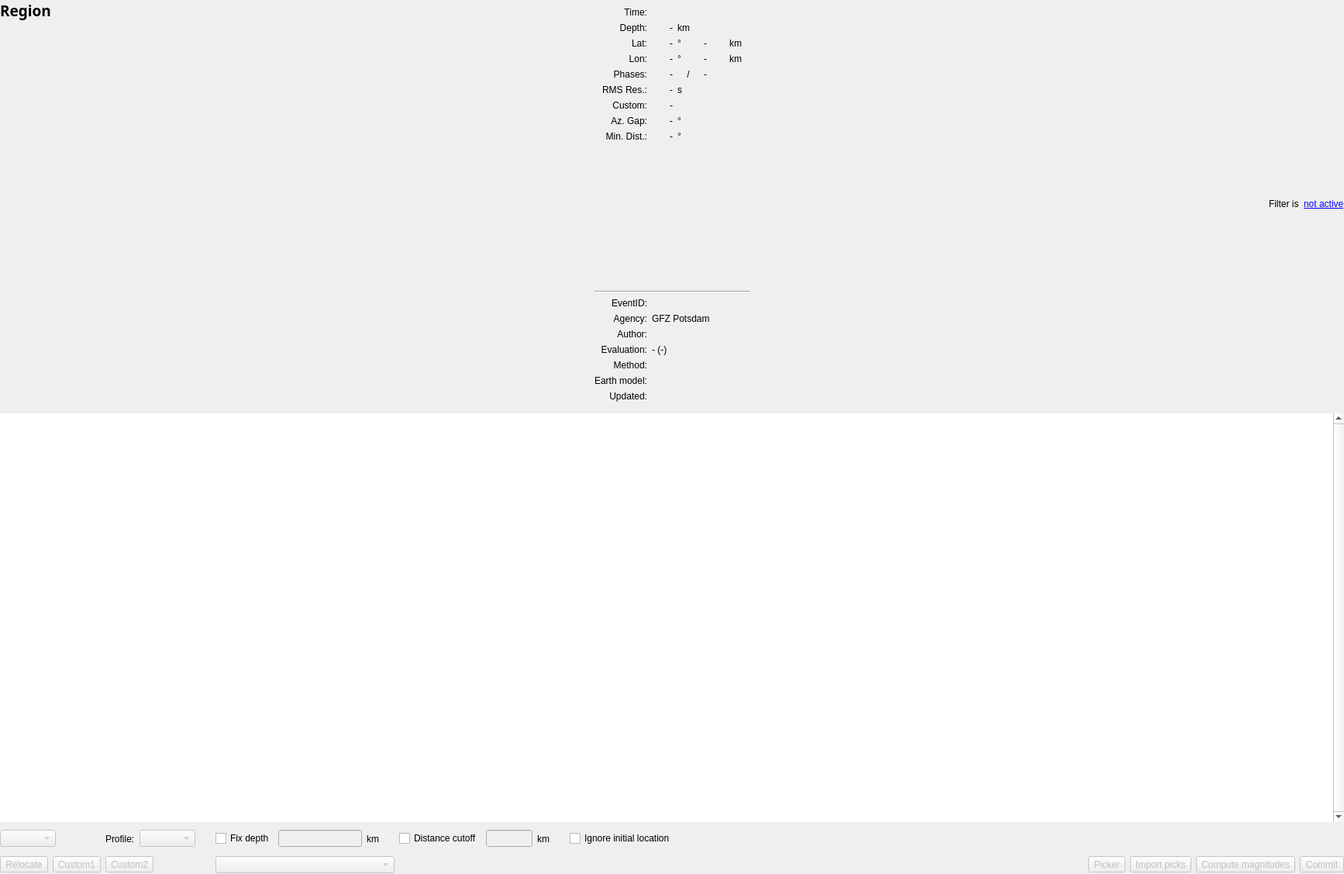
<ui version="4.0" >
 <author></author>
 <comment></comment>
 <exportmacro></exportmacro>
 <class>OriginLocatorView</class>
 <widget class="QWidget" name="OriginLocatorView" >
  <property name="geometry" >
   <rect>
    <x>0</x>
    <y>0</y>
    <width>1734</width>
    <height>1127</height>
   </rect>
  </property>
  <property name="sizePolicy" >
   <sizepolicy>
    <hsizetype>5</hsizetype>
    <vsizetype>5</vsizetype>
    <horstretch>0</horstretch>
    <verstretch>0</verstretch>
   </sizepolicy>
  </property>
  <property name="windowTitle" >
   <string>OriginLocatorView</string>
  </property>
  <layout class="QVBoxLayout" >
   <property name="margin" >
    <number>0</number>
   </property>
   <property name="spacing" >
    <number>6</number>
   </property>
   <item>
    <layout class="QHBoxLayout" >
     <property name="margin" >
      <number>0</number>
     </property>
     <property name="spacing" >
      <number>6</number>
     </property>
     <item>
      <widget class="QFrame" name="groupSummary" >
       <property name="sizePolicy" >
        <sizepolicy>
         <hsizetype>5</hsizetype>
         <vsizetype>5</vsizetype>
         <horstretch>2</horstretch>
         <verstretch>0</verstretch>
        </sizepolicy>
       </property>
       <property name="frameShape" >
        <enum>QFrame::NoFrame</enum>
       </property>
       <property name="frameShadow" >
        <enum>QFrame::Plain</enum>
       </property>
       <layout class="QVBoxLayout" >
        <property name="margin" >
         <number>0</number>
        </property>
        <property name="spacing" >
         <number>4</number>
        </property>
        <item>
         <widget class="QLabel" name="labelRegion" >
          <property name="sizePolicy" >
           <sizepolicy>
            <hsizetype>13</hsizetype>
            <vsizetype>4</vsizetype>
            <horstretch>0</horstretch>
            <verstretch>0</verstretch>
           </sizepolicy>
          </property>
          <property name="font" >
           <font>
            <family>Sans Serif</family>
            <pointsize>14</pointsize>
            <weight>75</weight>
            <italic>false</italic>
            <bold>true</bold>
            <underline>false</underline>
            <strikeout>false</strikeout>
           </font>
          </property>
          <property name="frameShape" >
           <enum>QFrame::NoFrame</enum>
          </property>
          <property name="text" >
           <string>Region</string>
          </property>
         </widget>
        </item>
        <item>
         <widget class="QFrame" name="frameMap" >
          <property name="sizePolicy" >
           <sizepolicy>
            <hsizetype>1</hsizetype>
            <vsizetype>7</vsizetype>
            <horstretch>1</horstretch>
            <verstretch>0</verstretch>
           </sizepolicy>
          </property>
          <property name="minimumSize" >
           <size>
            <width>120</width>
            <height>200</height>
           </size>
          </property>
          <property name="maximumSize" >
           <size>
            <width>2000</width>
            <height>2000</height>
           </size>
          </property>
          <property name="palette" >
           <palette>
            <active>
             <color>
              <red>0</red>
              <green>0</green>
              <blue>0</blue>
             </color>
             <color>
              <red>221</red>
              <green>223</green>
              <blue>228</blue>
             </color>
             <color>
              <red>255</red>
              <green>255</green>
              <blue>255</blue>
             </color>
             <color>
              <red>255</red>
              <green>255</green>
              <blue>255</blue>
             </color>
             <color>
              <red>85</red>
              <green>85</green>
              <blue>85</blue>
             </color>
             <color>
              <red>199</red>
              <green>199</green>
              <blue>199</blue>
             </color>
             <color>
              <red>0</red>
              <green>0</green>
              <blue>0</blue>
             </color>
             <color>
              <red>255</red>
              <green>255</green>
              <blue>255</blue>
             </color>
             <color>
              <red>0</red>
              <green>0</green>
              <blue>0</blue>
             </color>
             <color>
              <red>255</red>
              <green>255</green>
              <blue>255</blue>
             </color>
             <color>
              <red>239</red>
              <green>239</green>
              <blue>239</blue>
             </color>
             <color>
              <red>0</red>
              <green>0</green>
              <blue>0</blue>
             </color>
             <color>
              <red>103</red>
              <green>141</green>
              <blue>178</blue>
             </color>
             <color>
              <red>255</red>
              <green>255</green>
              <blue>255</blue>
             </color>
             <color>
              <red>0</red>
              <green>0</green>
              <blue>238</blue>
             </color>
             <color>
              <red>82</red>
              <green>24</green>
              <blue>139</blue>
             </color>
             <color>
              <red>232</red>
              <green>232</green>
              <blue>232</blue>
             </color>
            </active>
            <inactive>
             <color>
              <red>0</red>
              <green>0</green>
              <blue>0</blue>
             </color>
             <color>
              <red>221</red>
              <green>223</green>
              <blue>228</blue>
             </color>
             <color>
              <red>255</red>
              <green>255</green>
              <blue>255</blue>
             </color>
             <color>
              <red>255</red>
              <green>255</green>
              <blue>255</blue>
             </color>
             <color>
              <red>85</red>
              <green>85</green>
              <blue>85</blue>
             </color>
             <color>
              <red>199</red>
              <green>199</green>
              <blue>199</blue>
             </color>
             <color>
              <red>0</red>
              <green>0</green>
              <blue>0</blue>
             </color>
             <color>
              <red>255</red>
              <green>255</green>
              <blue>255</blue>
             </color>
             <color>
              <red>0</red>
              <green>0</green>
              <blue>0</blue>
             </color>
             <color>
              <red>255</red>
              <green>255</green>
              <blue>255</blue>
             </color>
             <color>
              <red>239</red>
              <green>239</green>
              <blue>239</blue>
             </color>
             <color>
              <red>0</red>
              <green>0</green>
              <blue>0</blue>
             </color>
             <color>
              <red>103</red>
              <green>141</green>
              <blue>178</blue>
             </color>
             <color>
              <red>255</red>
              <green>255</green>
              <blue>255</blue>
             </color>
             <color>
              <red>0</red>
              <green>0</green>
              <blue>238</blue>
             </color>
             <color>
              <red>82</red>
              <green>24</green>
              <blue>139</blue>
             </color>
             <color>
              <red>232</red>
              <green>232</green>
              <blue>232</blue>
             </color>
            </inactive>
            <disabled>
             <color>
              <red>128</red>
              <green>128</green>
              <blue>128</blue>
             </color>
             <color>
              <red>221</red>
              <green>223</green>
              <blue>228</blue>
             </color>
             <color>
              <red>255</red>
              <green>255</green>
              <blue>255</blue>
             </color>
             <color>
              <red>255</red>
              <green>255</green>
              <blue>255</blue>
             </color>
             <color>
              <red>85</red>
              <green>85</green>
              <blue>85</blue>
             </color>
             <color>
              <red>199</red>
              <green>199</green>
              <blue>199</blue>
             </color>
             <color>
              <red>199</red>
              <green>199</green>
              <blue>199</blue>
             </color>
             <color>
              <red>255</red>
              <green>255</green>
              <blue>255</blue>
             </color>
             <color>
              <red>128</red>
              <green>128</green>
              <blue>128</blue>
             </color>
             <color>
              <red>239</red>
              <green>239</green>
              <blue>239</blue>
             </color>
             <color>
              <red>239</red>
              <green>239</green>
              <blue>239</blue>
             </color>
             <color>
              <red>0</red>
              <green>0</green>
              <blue>0</blue>
             </color>
             <color>
              <red>86</red>
              <green>117</green>
              <blue>148</blue>
             </color>
             <color>
              <red>255</red>
              <green>255</green>
              <blue>255</blue>
             </color>
             <color>
              <red>0</red>
              <green>0</green>
              <blue>238</blue>
             </color>
             <color>
              <red>82</red>
              <green>24</green>
              <blue>139</blue>
             </color>
             <color>
              <red>232</red>
              <green>232</green>
              <blue>232</blue>
             </color>
            </disabled>
           </palette>
          </property>
          <property name="frameShape" >
           <enum>QFrame::NoFrame</enum>
          </property>
          <property name="frameShadow" >
           <enum>QFrame::Plain</enum>
          </property>
         </widget>
        </item>
       </layout>
      </widget>
     </item>
     <item>
      <widget class="QFrame" name="groupBox" >
       <property name="sizePolicy" >
        <sizepolicy>
         <hsizetype>4</hsizetype>
         <vsizetype>5</vsizetype>
         <horstretch>1</horstretch>
         <verstretch>0</verstretch>
        </sizepolicy>
       </property>
       <layout class="QGridLayout" >
        <property name="margin" >
         <number>9</number>
        </property>
        <property name="spacing" >
         <number>6</number>
        </property>
        <item row="4" column="1" >
         <widget class="QLabel" name="labelNumPhases" >
          <property name="text" >
           <string>-</string>
          </property>
          <property name="alignment" >
           <set>Qt::AlignRight|Qt::AlignTrailing|Qt::AlignVCenter</set>
          </property>
         </widget>
        </item>
        <item row="12" column="1" colspan="4" >
         <widget class="QLabel" name="labelAgency" >
          <property name="sizePolicy" >
           <sizepolicy>
            <hsizetype>13</hsizetype>
            <vsizetype>5</vsizetype>
            <horstretch>0</horstretch>
            <verstretch>0</verstretch>
           </sizepolicy>
          </property>
          <property name="text" >
           <string>GFZ Potsdam</string>
          </property>
         </widget>
        </item>
        <item row="8" column="2" >
         <widget class="QLabel" name="labelMinDistUnit" >
          <property name="text" >
           <string>°</string>
          </property>
         </widget>
        </item>
        <item row="1" column="1" >
         <widget class="QLabel" name="labelDepth" >
          <property name="text" >
           <string>-</string>
          </property>
          <property name="alignment" >
           <set>Qt::AlignRight|Qt::AlignTrailing|Qt::AlignVCenter</set>
          </property>
         </widget>
        </item>
        <item row="5" column="2" >
         <widget class="QLabel" name="labelStdErrorUnit" >
          <property name="text" >
           <string>s</string>
          </property>
         </widget>
        </item>
        <item row="11" column="0" >
         <widget class="QLabel" name="lbEventID" >
          <property name="text" >
           <string>EventID:</string>
          </property>
          <property name="alignment" >
           <set>Qt::AlignRight|Qt::AlignTrailing|Qt::AlignVCenter</set>
          </property>
         </widget>
        </item>
        <item row="2" column="4" >
         <widget class="QLabel" name="labelLatitudeErrorUnit" >
          <property name="text" >
           <string>km</string>
          </property>
         </widget>
        </item>
        <item row="2" column="3" >
         <widget class="QLabel" name="labelLatitudeError" >
          <property name="text" >
           <string>-</string>
          </property>
          <property name="alignment" >
           <set>Qt::AlignLeading|Qt::AlignLeft|Qt::AlignVCenter</set>
          </property>
         </widget>
        </item>
        <item row="5" column="0" >
         <widget class="QLabel" name="label_13" >
          <property name="text" >
           <string>RMS Res.:</string>
          </property>
          <property name="alignment" >
           <set>Qt::AlignRight|Qt::AlignTrailing|Qt::AlignVCenter</set>
          </property>
         </widget>
        </item>
        <item row="3" column="1" >
         <widget class="QLabel" name="labelLongitude" >
          <property name="text" >
           <string>-</string>
          </property>
          <property name="alignment" >
           <set>Qt::AlignRight|Qt::AlignTrailing|Qt::AlignVCenter</set>
          </property>
         </widget>
        </item>
        <item row="17" column="1" colspan="4" >
         <widget class="QLabel" name="labelCreated" >
          <property name="text" >
           <string/>
          </property>
         </widget>
        </item>
        <item row="3" column="0" >
         <widget class="QLabel" name="label_11" >
          <property name="text" >
           <string>Lon:</string>
          </property>
          <property name="alignment" >
           <set>Qt::AlignRight|Qt::AlignTrailing|Qt::AlignVCenter</set>
          </property>
         </widget>
        </item>
        <item row="3" column="4" >
         <widget class="QLabel" name="labelLongitudeErrorUnit" >
          <property name="text" >
           <string>km</string>
          </property>
         </widget>
        </item>
        <item row="13" column="1" colspan="4" >
         <widget class="QLabel" name="labelUser" >
          <property name="sizePolicy" >
           <sizepolicy>
            <hsizetype>13</hsizetype>
            <vsizetype>5</vsizetype>
            <horstretch>0</horstretch>
            <verstretch>0</verstretch>
           </sizepolicy>
          </property>
          <property name="text" >
           <string/>
          </property>
         </widget>
        </item>
        <item row="16" column="1" colspan="4" >
         <widget class="QLabel" name="labelEarthModel" >
          <property name="sizePolicy" >
           <sizepolicy>
            <hsizetype>13</hsizetype>
            <vsizetype>5</vsizetype>
            <horstretch>0</horstretch>
            <verstretch>0</verstretch>
           </sizepolicy>
          </property>
          <property name="text" >
           <string/>
          </property>
         </widget>
        </item>
        <item row="10" column="0" colspan="5" >
         <widget class="QFrame" name="frameInfoSeparator" >
          <property name="frameShape" >
           <enum>QFrame::HLine</enum>
          </property>
          <property name="frameShadow" >
           <enum>QFrame::Sunken</enum>
          </property>
         </widget>
        </item>
        <item row="4" column="3" >
         <widget class="QLabel" name="labelNumPhasesError" >
          <property name="text" >
           <string>-</string>
          </property>
          <property name="alignment" >
           <set>Qt::AlignLeading|Qt::AlignLeft|Qt::AlignVCenter</set>
          </property>
         </widget>
        </item>
        <item row="2" column="2" >
         <widget class="QLabel" name="labelLatitudeUnit" >
          <property name="text" >
           <string>°</string>
          </property>
         </widget>
        </item>
        <item row="5" column="1" >
         <widget class="QLabel" name="labelStdError" >
          <property name="text" >
           <string>-</string>
          </property>
          <property name="alignment" >
           <set>Qt::AlignRight|Qt::AlignTrailing|Qt::AlignVCenter</set>
          </property>
         </widget>
        </item>
        <item row="2" column="1" >
         <widget class="QLabel" name="labelLatitude" >
          <property name="text" >
           <string>-</string>
          </property>
          <property name="alignment" >
           <set>Qt::AlignRight|Qt::AlignTrailing|Qt::AlignVCenter</set>
          </property>
         </widget>
        </item>
        <item row="7" column="0" >
         <widget class="QLabel" name="label_7" >
          <property name="text" >
           <string> Az. Gap:</string>
          </property>
          <property name="alignment" >
           <set>Qt::AlignRight|Qt::AlignTrailing|Qt::AlignVCenter</set>
          </property>
         </widget>
        </item>
        <item row="11" column="1" colspan="4" >
         <widget class="QLabel" name="labelEventID" >
          <property name="sizePolicy" >
           <sizepolicy>
            <hsizetype>13</hsizetype>
            <vsizetype>5</vsizetype>
            <horstretch>0</horstretch>
            <verstretch>0</verstretch>
           </sizepolicy>
          </property>
          <property name="text" >
           <string/>
          </property>
         </widget>
        </item>
        <item row="1" column="4" >
         <widget class="QLabel" name="labelDepthErrorUnit" >
          <property name="text" >
           <string/>
          </property>
         </widget>
        </item>
        <item row="0" column="1" colspan="4" >
         <widget class="QLabel" name="labelTime" >
          <property name="text" >
           <string/>
          </property>
          <property name="alignment" >
           <set>Qt::AlignLeading|Qt::AlignLeft|Qt::AlignVCenter</set>
          </property>
         </widget>
        </item>
        <item row="1" column="0" >
         <widget class="QLabel" name="label_12" >
          <property name="text" >
           <string>Depth:</string>
          </property>
          <property name="alignment" >
           <set>Qt::AlignRight|Qt::AlignTrailing|Qt::AlignVCenter</set>
          </property>
         </widget>
        </item>
        <item row="16" column="0" >
         <widget class="QLabel" name="lbEarthModel" >
          <property name="text" >
           <string>Earth model:</string>
          </property>
          <property name="alignment" >
           <set>Qt::AlignRight|Qt::AlignTrailing|Qt::AlignVCenter</set>
          </property>
         </widget>
        </item>
        <item row="15" column="0" >
         <widget class="QLabel" name="lbMethod" >
          <property name="text" >
           <string>Method:</string>
          </property>
          <property name="alignment" >
           <set>Qt::AlignRight|Qt::AlignTrailing|Qt::AlignVCenter</set>
          </property>
         </widget>
        </item>
        <item row="8" column="1" >
         <widget class="QLabel" name="labelMinDist" >
          <property name="text" >
           <string>-</string>
          </property>
          <property name="alignment" >
           <set>Qt::AlignRight|Qt::AlignTrailing|Qt::AlignVCenter</set>
          </property>
         </widget>
        </item>
        <item row="12" column="0" >
         <widget class="QLabel" name="lbAgencyID" >
          <property name="text" >
           <string>Agency:</string>
          </property>
          <property name="alignment" >
           <set>Qt::AlignRight|Qt::AlignTrailing|Qt::AlignVCenter</set>
          </property>
         </widget>
        </item>
        <item row="4" column="0" >
         <widget class="QLabel" name="label_8" >
          <property name="text" >
           <string>Phases:</string>
          </property>
          <property name="alignment" >
           <set>Qt::AlignRight|Qt::AlignTrailing|Qt::AlignVCenter</set>
          </property>
         </widget>
        </item>
        <item row="15" column="1" colspan="4" >
         <widget class="QLabel" name="labelMethod" >
          <property name="sizePolicy" >
           <sizepolicy>
            <hsizetype>13</hsizetype>
            <vsizetype>5</vsizetype>
            <horstretch>0</horstretch>
            <verstretch>0</verstretch>
           </sizepolicy>
          </property>
          <property name="text" >
           <string/>
          </property>
         </widget>
        </item>
        <item row="2" column="0" >
         <widget class="QLabel" name="label_10" >
          <property name="text" >
           <string>Lat:</string>
          </property>
          <property name="alignment" >
           <set>Qt::AlignRight|Qt::AlignTrailing|Qt::AlignVCenter</set>
          </property>
         </widget>
        </item>
        <item row="9" column="0" colspan="5" >
         <spacer>
          <property name="orientation" >
           <enum>Qt::Vertical</enum>
          </property>
          <property name="sizeHint" >
           <size>
            <width>201</width>
            <height>0</height>
           </size>
          </property>
         </spacer>
        </item>
        <item row="17" column="0" >
         <widget class="QLabel" name="label_16" >
          <property name="text" >
           <string>Updated:</string>
          </property>
          <property name="alignment" >
           <set>Qt::AlignRight|Qt::AlignTrailing|Qt::AlignVCenter</set>
          </property>
         </widget>
        </item>
        <item row="4" column="2" >
         <widget class="QLabel" name="labelNumPhasesUnit" >
          <property name="text" >
           <string>/</string>
          </property>
          <property name="alignment" >
           <set>Qt::AlignCenter</set>
          </property>
         </widget>
        </item>
        <item row="13" column="0" >
         <widget class="QLabel" name="lbUser" >
          <property name="text" >
           <string>Author:</string>
          </property>
          <property name="alignment" >
           <set>Qt::AlignRight|Qt::AlignTrailing|Qt::AlignVCenter</set>
          </property>
         </widget>
        </item>
        <item row="8" column="0" >
         <widget class="QLabel" name="label_9" >
          <property name="text" >
           <string>Min. Dist.:</string>
          </property>
          <property name="alignment" >
           <set>Qt::AlignRight|Qt::AlignTrailing|Qt::AlignVCenter</set>
          </property>
         </widget>
        </item>
        <item row="3" column="3" >
         <widget class="QLabel" name="labelLongitudeError" >
          <property name="text" >
           <string>-</string>
          </property>
          <property name="alignment" >
           <set>Qt::AlignLeading|Qt::AlignLeft|Qt::AlignVCenter</set>
          </property>
         </widget>
        </item>
        <item row="1" column="3" >
         <widget class="QLabel" name="labelDepthError" >
          <property name="text" >
           <string/>
          </property>
          <property name="alignment" >
           <set>Qt::AlignLeading|Qt::AlignLeft|Qt::AlignVCenter</set>
          </property>
         </widget>
        </item>
        <item row="14" column="1" colspan="4" >
         <widget class="QLabel" name="labelEvaluation" >
          <property name="text" >
           <string>- (-)</string>
          </property>
         </widget>
        </item>
        <item row="3" column="2" >
         <widget class="QLabel" name="labelLongitudeUnit" >
          <property name="text" >
           <string>°</string>
          </property>
         </widget>
        </item>
        <item row="0" column="0" >
         <widget class="QLabel" name="label_15" >
          <property name="text" >
           <string>Time:</string>
          </property>
          <property name="alignment" >
           <set>Qt::AlignRight|Qt::AlignTrailing|Qt::AlignVCenter</set>
          </property>
         </widget>
        </item>
        <item row="7" column="1" >
         <widget class="QLabel" name="labelAzimuthGap" >
          <property name="text" >
           <string>-</string>
          </property>
          <property name="alignment" >
           <set>Qt::AlignRight|Qt::AlignTrailing|Qt::AlignVCenter</set>
          </property>
         </widget>
        </item>
        <item row="1" column="2" >
         <widget class="QLabel" name="labelDepthUnit" >
          <property name="text" >
           <string>km</string>
          </property>
         </widget>
        </item>
        <item row="7" column="2" >
         <widget class="QLabel" name="labelAzimuthGapUnit" >
          <property name="text" >
           <string>°</string>
          </property>
         </widget>
        </item>
        <item row="14" column="0" >
         <widget class="QLabel" name="lbEvaluation" >
          <property name="text" >
           <string>Evaluation:</string>
          </property>
          <property name="alignment" >
           <set>Qt::AlignRight|Qt::AlignTrailing|Qt::AlignVCenter</set>
          </property>
         </widget>
        </item>
        <item row="6" column="0" >
         <widget class="QLabel" name="lbComment" >
          <property name="text" >
           <string>Custom:</string>
          </property>
          <property name="alignment" >
           <set>Qt::AlignRight|Qt::AlignTrailing|Qt::AlignVCenter</set>
          </property>
         </widget>
        </item>
        <item row="6" column="1" >
         <widget class="QLabel" name="labelComment" >
          <property name="text" >
           <string>-</string>
          </property>
          <property name="alignment" >
           <set>Qt::AlignRight|Qt::AlignTrailing|Qt::AlignVCenter</set>
          </property>
         </widget>
        </item>
       </layout>
      </widget>
     </item>
     <item>
      <widget class="QFrame" name="groupResiduals" >
       <property name="sizePolicy" >
        <sizepolicy>
         <hsizetype>5</hsizetype>
         <vsizetype>5</vsizetype>
         <horstretch>2</horstretch>
         <verstretch>0</verstretch>
        </sizepolicy>
       </property>
       <property name="frameShape" >
        <enum>QFrame::NoFrame</enum>
       </property>
       <layout class="QVBoxLayout" >
        <property name="margin" >
         <number>0</number>
        </property>
        <property name="spacing" >
         <number>4</number>
        </property>
        <item>
         <layout class="QHBoxLayout" >
          <property name="margin" >
           <number>0</number>
          </property>
          <property name="spacing" >
           <number>6</number>
          </property>
          <item>
           <spacer>
            <property name="orientation" >
             <enum>Qt::Horizontal</enum>
            </property>
            <property name="sizeHint" >
             <size>
              <width>40</width>
              <height>4</height>
             </size>
            </property>
           </spacer>
          </item>
          <item>
           <widget class="QLabel" name="label_5" >
            <property name="sizePolicy" >
             <sizepolicy>
              <hsizetype>5</hsizetype>
              <vsizetype>4</vsizetype>
              <horstretch>0</horstretch>
              <verstretch>0</verstretch>
             </sizepolicy>
            </property>
            <property name="text" >
             <string>Filter is</string>
            </property>
           </widget>
          </item>
          <item>
           <widget class="QLabel" name="labelPlotFilter" >
            <property name="sizePolicy" >
             <sizepolicy>
              <hsizetype>5</hsizetype>
              <vsizetype>4</vsizetype>
              <horstretch>0</horstretch>
              <verstretch>0</verstretch>
             </sizepolicy>
            </property>
            <property name="text" >
             <string>&lt;a href="filter">not active&lt;/a></string>
            </property>
           </widget>
          </item>
         </layout>
        </item>
       </layout>
      </widget>
     </item>
    </layout>
   </item>
   <item>
    <widget class="QTableView" name="tableArrivals" >
     <property name="frameShape" >
      <enum>QFrame::NoFrame</enum>
     </property>
     <property name="frameShadow" >
      <enum>QFrame::Plain</enum>
     </property>
     <property name="verticalScrollBarPolicy" >
      <enum>Qt::ScrollBarAlwaysOn</enum>
     </property>
     <property name="alternatingRowColors" >
      <bool>true</bool>
     </property>
     <property name="selectionMode" >
      <enum>QAbstractItemView::SingleSelection</enum>
     </property>
     <property name="selectionBehavior" >
      <enum>QAbstractItemView::SelectRows</enum>
     </property>
    </widget>
   </item>
   <item>
    <widget class="QFrame" name="toolButtonGroupBox" >
     <property name="sizePolicy" >
      <sizepolicy>
       <hsizetype>5</hsizetype>
       <vsizetype>4</vsizetype>
       <horstretch>0</horstretch>
       <verstretch>0</verstretch>
      </sizepolicy>
     </property>
     <property name="frameShape" >
      <enum>QFrame::NoFrame</enum>
     </property>
     <layout class="QGridLayout" >
      <property name="margin" >
       <number>0</number>
      </property>
      <property name="spacing" >
       <number>6</number>
      </property>
      <item row="1" column="1" >
       <widget class="QFrame" name="frameDepthType" >
        <property name="frameShape" >
         <enum>QFrame::NoFrame</enum>
        </property>
        <property name="frameShadow" >
         <enum>QFrame::Raised</enum>
        </property>
        <layout class="QHBoxLayout" >
         <property name="margin" >
          <number>0</number>
         </property>
         <property name="spacing" >
          <number>6</number>
         </property>
         <item>
          <widget class="QComboBox" name="cbDepthType" >
           <property name="enabled" >
            <bool>false</bool>
           </property>
          </widget>
         </item>
        </layout>
       </widget>
      </item>
      <item row="1" column="0" >
       <widget class="QFrame" name="frameActionsLeft" >
        <property name="sizePolicy" >
         <sizepolicy>
          <hsizetype>5</hsizetype>
          <vsizetype>5</vsizetype>
          <horstretch>0</horstretch>
          <verstretch>0</verstretch>
         </sizepolicy>
        </property>
        <property name="frameShape" >
         <enum>QFrame::NoFrame</enum>
        </property>
        <property name="frameShadow" >
         <enum>QFrame::Raised</enum>
        </property>
        <layout class="QHBoxLayout" >
         <property name="margin" >
          <number>0</number>
         </property>
         <property name="spacing" >
          <number>6</number>
         </property>
         <item>
          <widget class="QToolButton" name="btnRelocate" >
           <property name="enabled" >
            <bool>false</bool>
           </property>
           <property name="text" >
            <string>Relocate</string>
           </property>
          </widget>
         </item>
         <item>
          <widget class="QToolButton" name="btnCustom0" >
           <property name="enabled" >
            <bool>false</bool>
           </property>
           <property name="text" >
            <string>Custom1</string>
           </property>
          </widget>
         </item>
         <item>
          <widget class="QToolButton" name="btnCustom1" >
           <property name="enabled" >
            <bool>false</bool>
           </property>
           <property name="text" >
            <string>Custom2</string>
           </property>
          </widget>
         </item>
         <item>
          <spacer>
           <property name="orientation" >
            <enum>Qt::Horizontal</enum>
           </property>
           <property name="sizeType" >
            <enum>QSizePolicy::Expanding</enum>
           </property>
           <property name="sizeHint" >
            <size>
             <width>31</width>
             <height>24</height>
            </size>
           </property>
          </spacer>
         </item>
        </layout>
       </widget>
      </item>
      <item row="0" column="0" >
       <widget class="QFrame" name="frameLocator" >
        <property name="sizePolicy" >
         <sizepolicy>
          <hsizetype>5</hsizetype>
          <vsizetype>5</vsizetype>
          <horstretch>0</horstretch>
          <verstretch>0</verstretch>
         </sizepolicy>
        </property>
        <property name="frameShape" >
         <enum>QFrame::NoFrame</enum>
        </property>
        <property name="frameShadow" >
         <enum>QFrame::Raised</enum>
        </property>
        <layout class="QHBoxLayout" >
         <property name="margin" >
          <number>0</number>
         </property>
         <property name="spacing" >
          <number>6</number>
         </property>
         <item>
          <widget class="QComboBox" name="cbLocator" >
           <property name="enabled" >
            <bool>false</bool>
           </property>
          </widget>
         </item>
         <item>
          <widget class="QToolButton" name="btnLocatorSettings" >
           <property name="enabled" >
            <bool>false</bool>
           </property>
           <property name="toolTip" >
            <string>Change locator settings</string>
           </property>
           <property name="iconSize" >
            <size>
             <width>24</width>
             <height>24</height>
            </size>
           </property>
           <property name="autoRaise" >
            <bool>true</bool>
           </property>
          </widget>
         </item>
         <item>
          <spacer>
           <property name="orientation" >
            <enum>Qt::Horizontal</enum>
           </property>
           <property name="sizeType" >
            <enum>QSizePolicy::Fixed</enum>
           </property>
           <property name="sizeHint" >
            <size>
             <width>20</width>
             <height>27</height>
            </size>
           </property>
          </spacer>
         </item>
         <item>
          <widget class="QLabel" name="label_2" >
           <property name="text" >
            <string>Profile:</string>
           </property>
          </widget>
         </item>
         <item>
          <widget class="QComboBox" name="cbLocatorProfile" >
           <property name="enabled" >
            <bool>false</bool>
           </property>
           <property name="sizeAdjustPolicy" >
            <enum>QComboBox::AdjustToContents</enum>
           </property>
          </widget>
         </item>
         <item>
          <spacer>
           <property name="orientation" >
            <enum>Qt::Horizontal</enum>
           </property>
           <property name="sizeType" >
            <enum>QSizePolicy::Fixed</enum>
           </property>
           <property name="sizeHint" >
            <size>
             <width>20</width>
             <height>27</height>
            </size>
           </property>
          </spacer>
         </item>
        </layout>
       </widget>
      </item>
      <item row="0" column="1" >
       <widget class="QFrame" name="frameFixDepth" >
        <property name="frameShape" >
         <enum>QFrame::NoFrame</enum>
        </property>
        <property name="frameShadow" >
         <enum>QFrame::Raised</enum>
        </property>
        <layout class="QHBoxLayout" >
         <property name="margin" >
          <number>0</number>
         </property>
         <property name="spacing" >
          <number>6</number>
         </property>
         <item>
          <widget class="QCheckBox" name="cbFixedDepth" >
           <property name="sizePolicy" >
            <sizepolicy>
             <hsizetype>4</hsizetype>
             <vsizetype>0</vsizetype>
             <horstretch>0</horstretch>
             <verstretch>0</verstretch>
            </sizepolicy>
           </property>
           <property name="text" >
            <string>Fix depth</string>
           </property>
          </widget>
         </item>
         <item>
          <widget class="QLineEdit" name="editFixedDepth" >
           <property name="enabled" >
            <bool>false</bool>
           </property>
           <property name="sizePolicy" >
            <sizepolicy>
             <hsizetype>3</hsizetype>
             <vsizetype>0</vsizetype>
             <horstretch>0</horstretch>
             <verstretch>0</verstretch>
            </sizepolicy>
           </property>
           <property name="minimumSize" >
            <size>
             <width>60</width>
             <height>0</height>
            </size>
           </property>
           <property name="alignment" >
            <set>Qt::AlignRight</set>
           </property>
          </widget>
         </item>
         <item>
          <widget class="QLabel" name="label_3" >
           <property name="sizePolicy" >
            <sizepolicy>
             <hsizetype>4</hsizetype>
             <vsizetype>5</vsizetype>
             <horstretch>0</horstretch>
             <verstretch>0</verstretch>
            </sizepolicy>
           </property>
           <property name="text" >
            <string>km</string>
           </property>
          </widget>
         </item>
         <item>
          <spacer>
           <property name="orientation" >
            <enum>Qt::Horizontal</enum>
           </property>
           <property name="sizeType" >
            <enum>QSizePolicy::Maximum</enum>
           </property>
           <property name="sizeHint" >
            <size>
             <width>20</width>
             <height>20</height>
            </size>
           </property>
          </spacer>
         </item>
        </layout>
       </widget>
      </item>
      <item row="0" column="2" >
       <widget class="QFrame" name="frame" >
        <property name="sizePolicy" >
         <sizepolicy>
          <hsizetype>5</hsizetype>
          <vsizetype>5</vsizetype>
          <horstretch>1</horstretch>
          <verstretch>0</verstretch>
         </sizepolicy>
        </property>
        <property name="frameShape" >
         <enum>QFrame::NoFrame</enum>
        </property>
        <property name="frameShadow" >
         <enum>QFrame::Raised</enum>
        </property>
        <layout class="QHBoxLayout" >
         <property name="margin" >
          <number>0</number>
         </property>
         <property name="spacing" >
          <number>6</number>
         </property>
         <item>
          <widget class="QCheckBox" name="cbDistanceCutOff" >
           <property name="text" >
            <string>Distance cutoff</string>
           </property>
          </widget>
         </item>
         <item>
          <widget class="QLineEdit" name="editDistanceCutOff" >
           <property name="enabled" >
            <bool>false</bool>
           </property>
           <property name="minimumSize" >
            <size>
             <width>60</width>
             <height>0</height>
            </size>
           </property>
           <property name="maximumSize" >
            <size>
             <width>60</width>
             <height>16777215</height>
            </size>
           </property>
           <property name="alignment" >
            <set>Qt::AlignRight</set>
           </property>
          </widget>
         </item>
         <item>
          <widget class="QLabel" name="label" >
           <property name="text" >
            <string>km</string>
           </property>
          </widget>
         </item>
         <item>
          <spacer>
           <property name="orientation" >
            <enum>Qt::Horizontal</enum>
           </property>
           <property name="sizeType" >
            <enum>QSizePolicy::Fixed</enum>
           </property>
           <property name="sizeHint" >
            <size>
             <width>20</width>
             <height>27</height>
            </size>
           </property>
          </spacer>
         </item>
         <item>
          <widget class="QCheckBox" name="cbIgnoreInitialLocation" >
           <property name="toolTip" >
            <string>Instructs the locator to ignore the passed initial location and to try to locate the event based on the given phases only.</string>
           </property>
           <property name="whatsThis" >
            <string>Instructs the locator to ignore the passed initial location and to try to locate the event based on the given phases only.</string>
           </property>
           <property name="text" >
            <string>Ignore initial location</string>
           </property>
          </widget>
         </item>
         <item>
          <spacer>
           <property name="orientation" >
            <enum>Qt::Horizontal</enum>
           </property>
           <property name="sizeType" >
            <enum>QSizePolicy::Expanding</enum>
           </property>
           <property name="sizeHint" >
            <size>
             <width>120</width>
             <height>27</height>
            </size>
           </property>
          </spacer>
         </item>
         <item>
          <widget class="QToolButton" name="buttonEditComment" >
           <property name="enabled" >
            <bool>false</bool>
           </property>
           <property name="toolTip" >
            <string>Create a new comment on this event or edit an existing one.</string>
           </property>
           <property name="iconSize" >
            <size>
             <width>24</width>
             <height>24</height>
            </size>
           </property>
           <property name="autoRaise" >
            <bool>true</bool>
           </property>
          </widget>
         </item>
        </layout>
       </widget>
      </item>
      <item row="1" column="2" >
       <widget class="QFrame" name="frameActionsRight" >
        <property name="sizePolicy" >
         <sizepolicy>
          <hsizetype>5</hsizetype>
          <vsizetype>5</vsizetype>
          <horstretch>1</horstretch>
          <verstretch>0</verstretch>
         </sizepolicy>
        </property>
        <property name="frameShape" >
         <enum>QFrame::NoFrame</enum>
        </property>
        <property name="frameShadow" >
         <enum>QFrame::Raised</enum>
        </property>
        <layout class="QHBoxLayout" >
         <property name="margin" >
          <number>0</number>
         </property>
         <property name="spacing" >
          <number>6</number>
         </property>
         <item>
          <spacer>
           <property name="orientation" >
            <enum>Qt::Horizontal</enum>
           </property>
           <property name="sizeHint" >
            <size>
             <width>40</width>
             <height>20</height>
            </size>
           </property>
          </spacer>
         </item>
         <item>
          <widget class="QToolButton" name="btnShowWaveforms" >
           <property name="enabled" >
            <bool>false</bool>
           </property>
           <property name="text" >
            <string>Picker</string>
           </property>
           <property name="shortcut">
            <string>P</string>
           </property>
          </widget>
         </item>
         <item>
          <widget class="QToolButton" name="btnImportAllArrivals" >
           <property name="enabled" >
            <bool>false</bool>
           </property>
           <property name="text" >
            <string>Import picks</string>
           </property>
          </widget>
         </item>
         <item>
          <widget class="QToolButton" name="btnMagnitudes" >
           <property name="enabled" >
            <bool>false</bool>
           </property>
           <property name="text" >
            <string>Compute magnitudes</string>
           </property>
          </widget>
         </item>
         <item>
          <widget class="QToolButton" name="btnCommit" >
           <property name="enabled" >
            <bool>false</bool>
           </property>
           <property name="text" >
            <string>Commit</string>
           </property>
          </widget>
         </item>
        </layout>
       </widget>
      </item>
     </layout>
    </widget>
   </item>
  </layout>
 </widget>
 <layoutdefault spacing="4" margin="4" />
 <pixmapfunction></pixmapfunction>
 <tabstops>
  <tabstop>tableArrivals</tabstop>
  <tabstop>cbLocator</tabstop>
  <tabstop>btnLocatorSettings</tabstop>
  <tabstop>cbLocatorProfile</tabstop>
  <tabstop>cbFixedDepth</tabstop>
  <tabstop>editFixedDepth</tabstop>
  <tabstop>cbDistanceCutOff</tabstop>
  <tabstop>editDistanceCutOff</tabstop>
 </tabstops>
 <connections>
  <connection>
   <sender>cbFixedDepth</sender>
   <signal>toggled(bool)</signal>
   <receiver>editFixedDepth</receiver>
   <slot>setEnabled(bool)</slot>
   <hints>
    <hint type="sourcelabel" >
     <x>301</x>
     <y>711</y>
    </hint>
    <hint type="destinationlabel" >
     <x>370</x>
     <y>713</y>
    </hint>
   </hints>
  </connection>
  <connection>
   <sender>cbFixedDepth</sender>
   <signal>toggled(bool)</signal>
   <receiver>cbDepthType</receiver>
   <slot>setEnabled(bool)</slot>
   <hints>
    <hint type="sourcelabel" >
     <x>20</x>
     <y>20</y>
    </hint>
    <hint type="destinationlabel" >
     <x>20</x>
     <y>20</y>
    </hint>
   </hints>
  </connection>
  <connection>
   <sender>cbDistanceCutOff</sender>
   <signal>toggled(bool)</signal>
   <receiver>editDistanceCutOff</receiver>
   <slot>setEnabled(bool)</slot>
   <hints>
    <hint type="sourcelabel" >
     <x>463</x>
     <y>714</y>
    </hint>
    <hint type="destinationlabel" >
     <x>581</x>
     <y>707</y>
    </hint>
   </hints>
  </connection>
 </connections>
</ui>
